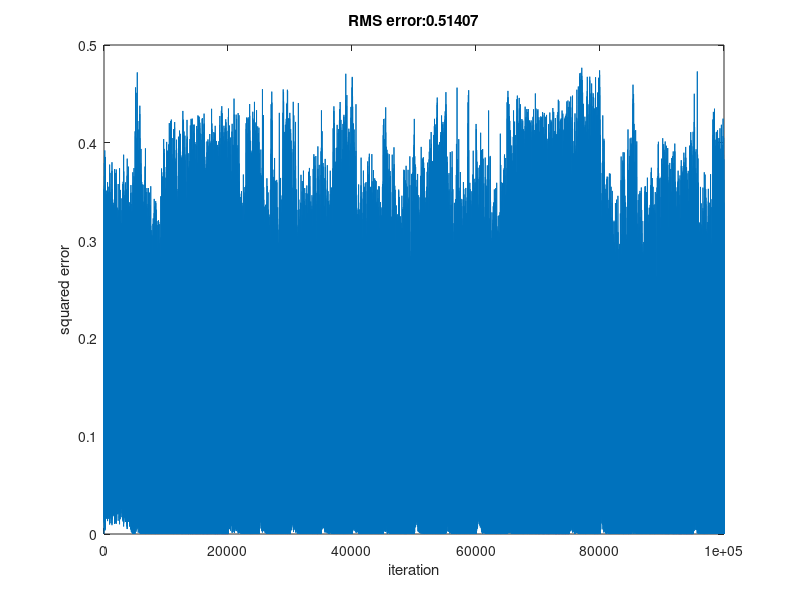
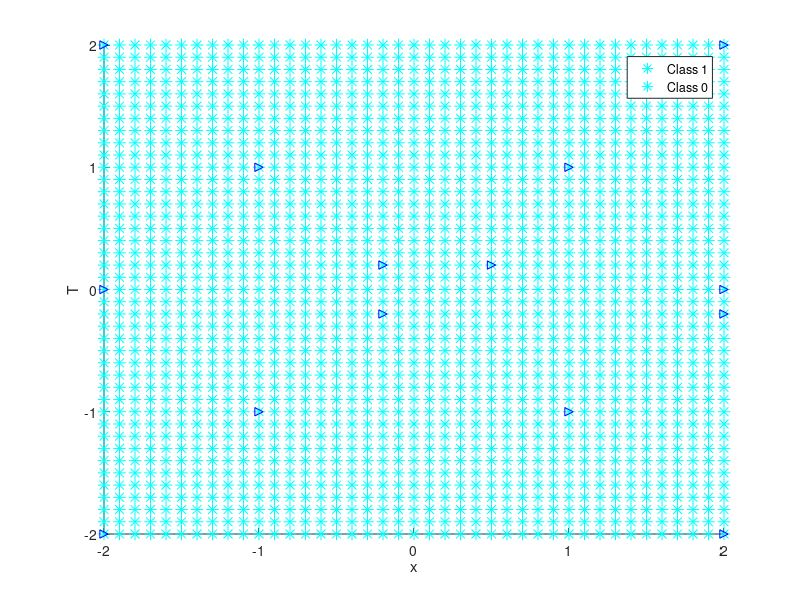

Here is the MATLAB script that generated these plots, in order:
function simpleBP2_hw
% ENTER YOUR NAME HERE:
% for 5 hidden layer 
%%
clear all
clc
nX = 3;        % input dimension (do not change)
nV = 5;        % TUNE  (number of hidden units)
eta =.87;     % TUNE  (learning rate)

x = zeros(1,nX);  % input layer
V = zeros(1,nV);  % hidden layer
O = 0;            % output layer
%%
W = (rand(1,nV)-0.5)*0.05;   % hidden->output weights
w = (rand(nV,nX)-0.5)*0.01;  % input->hidden weights

% Do not change the training data
tr_data = [ -2    -2  1 1;
             2    -2  1 1;
            -2     2  1 1;
             2     2  1 1;
            -1    -1  1 0;
             1    -1  1 0;
            -1     1  1 0;
             1     1  1 0;
            -0.2 -0.2 1 1;
               2 -0.2 1 1;
            -0.2  0.2 1 1;
             0.5  0.2 1 1
               2  0.0 1 0
              -2  0.0 1 0];
tr_x = tr_data(:,1:nX);
tr_T = tr_data(:,end);

[tr_m, tr_n] = size(tr_data);
figure(1); clf;

MAXIT = 100000;    % TUNE 
% MAXIT = 50000;    % TUNE 
err = zeros(MAXIT,1);
%%
dw_old = (rand(nV,3)-0.5)
mu = .087
%%
for it = 1:MAXIT,    
    
    k = floor(rand*tr_m+1);
    x = tr_x(k,:);
    T = tr_T(k);
    [O, Oh, V, Vh] = forwardPass(x,w,W); 
 
    E = 0.5*(T-O)^2;         % SUM SQUARED ERROR
%    E = -T.*log10(O) - (1-T).*log10(1-O); % SUM CROSS ENTROPY
    err(it+1)=E;
    
    if (mod(it,1000)==0)   % show learnig progress 
        cla;
        plot(0:it,err(1:it+1));
        xlabel('iteration');
        ylabel('squared error');
        drawnow;                
    end;
    % ------MSE
    dW = -(T-O)*sigder(Oh)*V;   % SUM SQUARED ERROR BASED dW

    
    % ---------- MSE
    dw = -(T-O)*sigder(Oh)*(W.*sigder(Vh))'*x; % SUM SQUARED ERROR BASED dw
 
    
    W = W - eta*dW;
%    w = w - eta* dw+0.005*(rand(nV,3)-0.5);   % TUNE
%    grw = beta*dw_old + dw
%    dw1 = alpha*dw - mtm*dw
%     
%%
    if it==1
       vect_p = -eta*dw;
    end
    
    %w - sqmul*grw; %- 0.01*dw_old; %0.0005*(rand(nV,3)-0.5);   % TUNE
    
    % Accelerated Gradient 
    vect = mu*vect_p - eta*dw ; % 
    w = w - mu * vect_p + (1+mu)*vect; % 
    vect_p = vect;
    
%    dw_old = dw;
    if (mod(it,5000) == 0)  
     if E >= 1e-3
%        vect_p = -eta*dw;
        eta = eta + .001;
        mu =  mu + .001;
        W = (rand(1,nV)-0.5);   % hidden->output weights
        w = (rand(nV,nX)-0.5);  % input->hidden weights
    elseif (eta > .1 && mu >.1)
        eta = eta - 0.01;
        mu = mu - .01;
    end
    end
      
   
end
%%
plot((0:length(err)-1),err); 
xlabel('iteration');
ylabel('squared error');
drawnow;

ms_err = 0;
for k=1:tr_m,
    x = tr_x(k,:);
    T = tr_T(k); 
    [O, Oh, V, Vh] = forwardPass(x,w,W);
    ms_err = ms_err + (T-O)^2;
    
    fprintf('Desired Output %2.2f  == %2.2f (Network Ouput)\n',T,O);
end
ms_err = ms_err/tr_m;
rms_err = ms_err^0.5;
fprintf('RMS error over data points:%3.5f\n',rms_err);
title(sprintf('RMS error:%3.5f\n',rms_err));

%% ENTER YOUR code to show decision boundary here
% -----------------------------------------------
xmin = -2; %min(tr_x(:,1)); 
xmax = 2;%max(tr_x(:,1));
ymin = -2; %min(tr_x(:,2)); 
ymax = 2; %max(tr_x(:,2));
figure;
hold on
dx=0.1;
dy=0.1;

for x1=xmin:dx:xmax
	for y1=ymin:dy:ymax
        activation = forwardPass([x1 y1 1],w,W);
           if activation > 0.5
			plot(x1,y1,'*c', 'markersize', 9)
            else
			plot(x1,y1,'>m', 'markersize', 9)
           end
            
		hold on;
    end
end
legend('Class 1', 'Class 0');

 nn_outpt = zeros(size(tr_x,1),1);
 for i=1:size(tr_x,1)
     nn_outpt(i) = forwardPass(tr_x(i,:),w,W);
 end

%class = zeros(n_pairs, size(x,2)+size(O,2))
class1 = tr_x(find(nn_outpt>=.5),1:2);%(1:7,1:2)
class0 = tr_x(find(nn_outpt<.5),1:2);%(8:14,1:2)
plot(class1(:,1),class1(:,2), 'b>');
plot(class0(:,1),class0(:,2), 'go');
% include legend
legend('Class 1', 'Class 0');
%legend(); 
% label the axes.
xlabel('x');
ylabel('T');
% -----------------------------------------------

end  % main
%%


function [O,Oh,V,Vh] = forwardPass(x,w,W) 
Vh = x*w';
V = sigmoid(Vh);
    V(end) = 1;
    %V(end-1) = 0;
Oh = V*W';
O = sigmoid(Oh);
end

function ret = sigmoid(x)
B = 2;
ret = 1./(1+exp(-B*x));
end

function ret = sigder(x)
B = 2;
ret = B*sigmoid(x).*(1-sigmoid(x));
end


